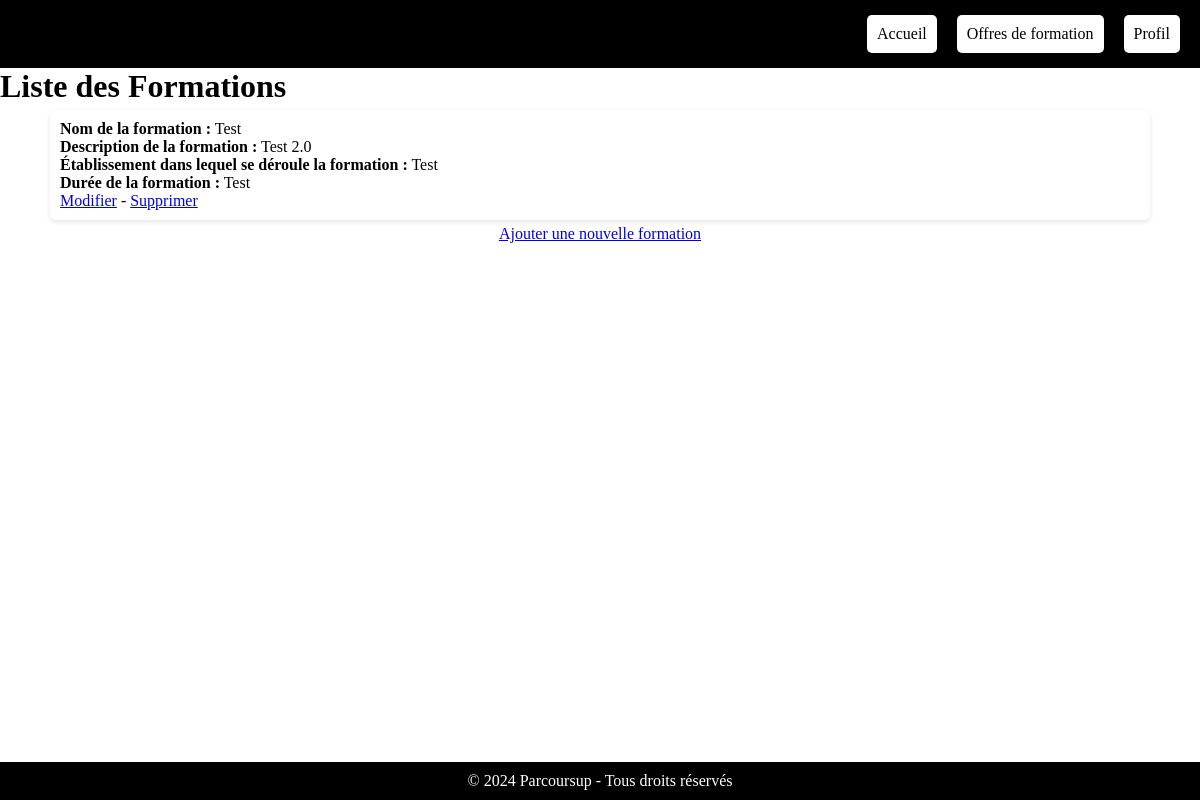
Page /Appli_ParcourSup/formations/ on the earlier database version.
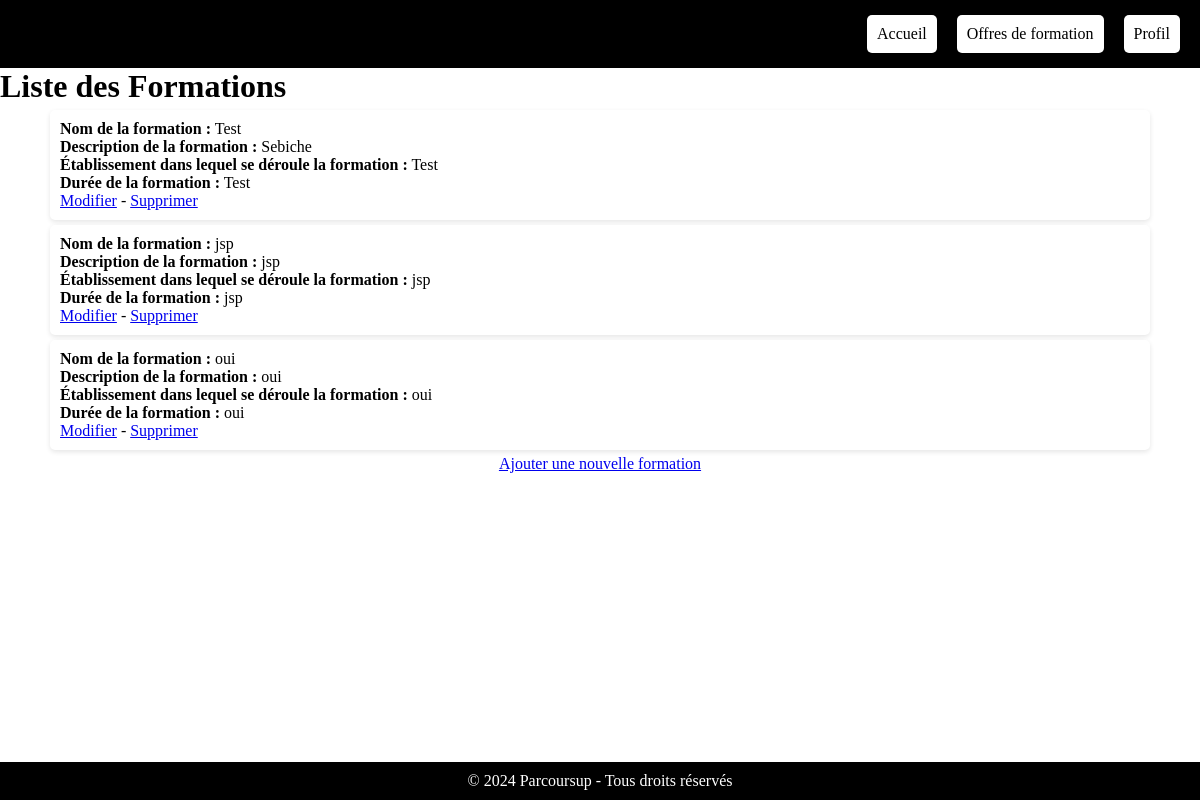
Same page on the later database version.
### Appli_ParcourSup/models.py (models this page shows, shortened)
class Formation(models.Model):
    nom = models.CharField(max_length=200)
    description = models.TextField()
    duree = models.CharField(max_length=50)
    etablissement = models.CharField(max_length=50)
    image = models.URLField(max_length=300, blank=True, null=True)

### Appli_ParcourSup/views.py (the view)
# urls.py: path('formations/', views.formations_view, name='liste_formations'),
def formations_view(request):
    formations = Formation.objects.all()
    return render(request, 'Appli_ParcourSup/Formations.html', {'formations': formations})

### Appli_ParcourSup/templates/Appli_ParcourSup/Formations.html (shortened to what this page needs)
<!DOCTYPE html>
<html lang="fr">
<head>
    {% load static %}
    <link rel="stylesheet" href="{% static 'index.css' %}">
</head>
<body>
    <header>
        <div class="logo">Parcoursup</div>
        <nav>
            <ul>
                <li><a href="{% url 'Page Accueil' %}">Accueil</a></li>
                <li><a href="{% url 'liste_formations' %}">Offres de formation</a></li>
                <li><a href="{% url 'profil_view' %}">Profil</a></li>
            </ul>
        </nav>
    </header>
    <main>
        <h1>Liste des Formations</h1>
        <ul>
            {% for formation in formations %}
                <li class="Formation">
                    <strong>Nom de la formation :</strong> {{ formation.nom }}
                    <br><strong>Description de la formation :</strong> {{ formation.description }}
                    <br><strong>Établissement dans lequel se déroule la formation :</strong> {{ formation.etablissement }}
                    <br><strong>Durée de la formation :</strong> {{ formation.duree }}
                    <br><a href="{% url 'modifier_formation' formation.pk %}">Modifier</a>
                    - <a href="{% url 'supprimer_formation' formation.pk %}">Supprimer</a>
                </li>
            {% empty %}
                <li>Aucune formation trouvée.</li>
            {% endfor %}
        </ul>
        <a class="ajouter" href="{% url 'ajouter_formation' %}">Ajouter une nouvelle formation</a>
    </main>
    <footer>
        <p>&copy; 2024 Parcoursup - Tous droits réservés</p>
    </footer>
</body>
</html>

### Appli_ParcourSup/static/index.css (style rules this page uses)
* { box-sizing: border-box; margin: 0; padding: 0; }
header { background: black; color: black; padding: 10px 20px; display: flex; justify-content: space-between; align-items: center; }
header .logo { font-size: 24px; font-weight: 700; }
nav ul { list-style: none; display: flex; }
nav ul li { margin-left: 20px; }
nav ul li a { color: black; text-decoration: none; transition: color 0.3s; }
html, body { height: 100%; margin: 0; display: flex; flex-direction: column; }
main { flex: 1; }
.Formation { margin-left: 50px; margin-right: 50px; }
.ajouter { display: block; width: 250px; margin: 0 auto; text-align: center; }
footer { background: black; color: white; text-align: center; padding: 10px 0; width: 100%; position: relative; bottom: 0; }
ul { list-style-type: none; padding: 0; }
ul li { background-color: white; padding: 10px; margin: 5px 0; border-radius: 5px; box-shadow: 0 2px 5px rgba(0, 0, 0, 0.1); }

Differences in the rows shown:
changed Formation "Test": description "Test 2.0" → "Sebiche"
added Formation: nom "jsp", description "jsp", etablissement "jsp", duree "jsp"
added Formation: nom "oui", description "oui", etablissement "oui", duree "oui"
